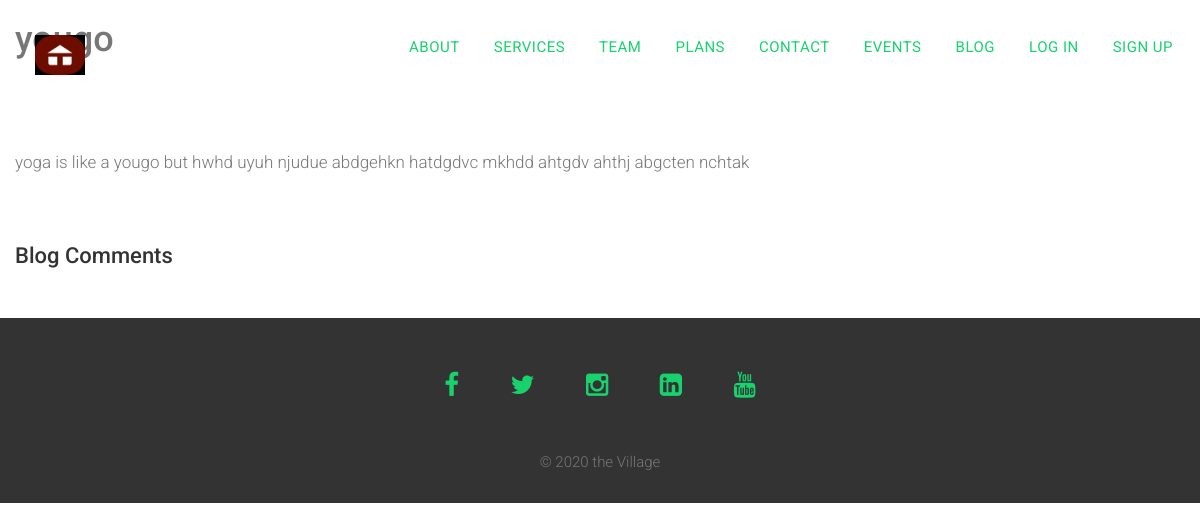
/blog/4/, run on an earlier commit of the app's database.
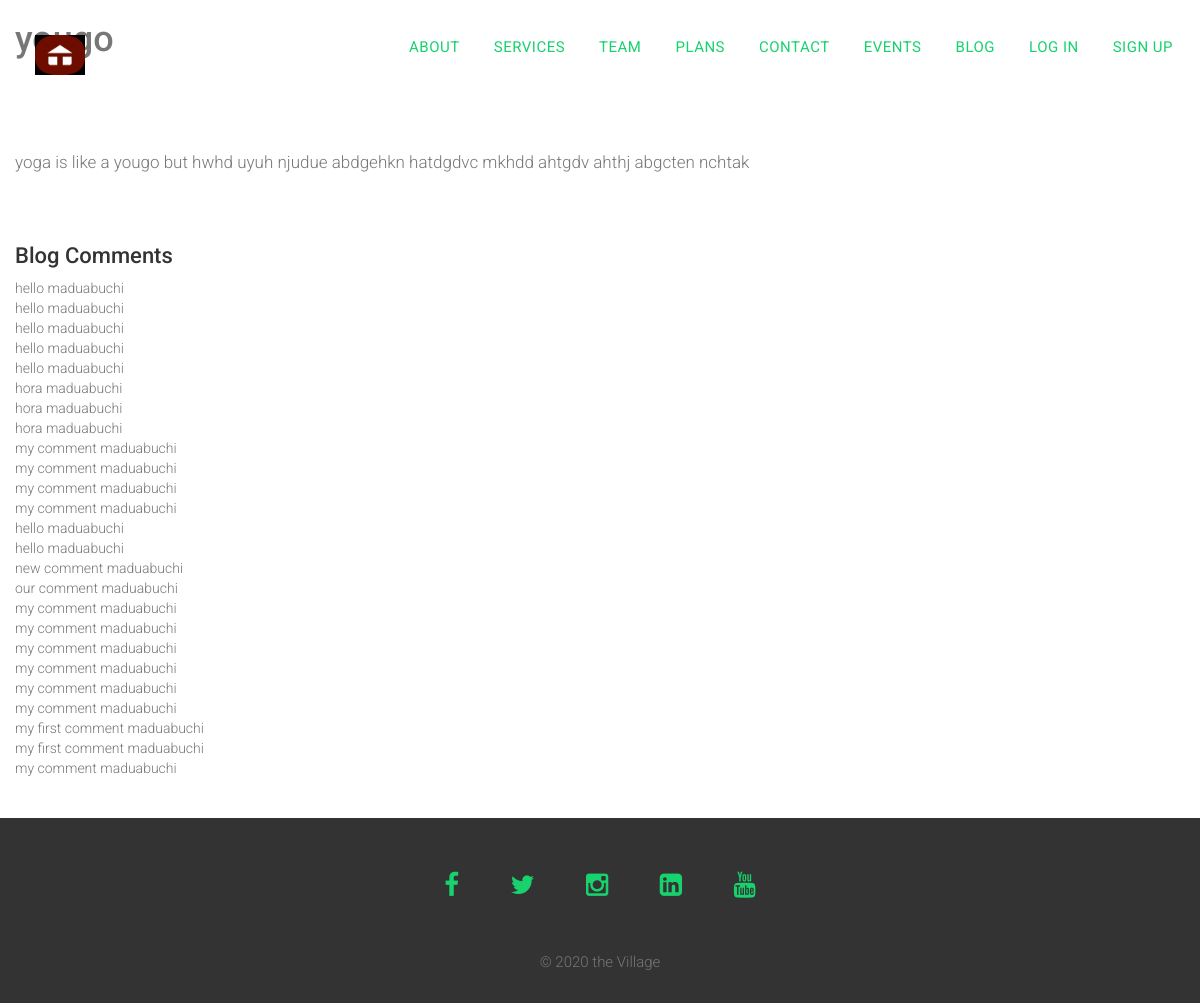
And on a later commit of the database.
### blog/models.py (models this page shows, shortened)
class Comment(models.Model):
    user = models.ForeignKey(User, on_delete=models.CASCADE)
    content = models.TextField()
    timestamp=models.DateTimeField(auto_now_add=True)
    post = models.ForeignKey('Post', related_name='comments', on_delete=models.CASCADE)

### blog/views.py (the view)
# urls.py: path('<int:post_id>/', views.post_detail, name='post_detail'),
def post_detail(request, post_id):
    posts = get_object_or_404(Post, id=post_id)
    form = CommentsForm(request.POST or None)
    if request.method == 'POST':
        if form.is_valid():
           form.instance.user = request.user
           form.instance.post = posts
           form.save()
           return redirect(reverse('blog:post_detail', args=[posts.id]))
    context = {
        'post': posts,
        'form': form
    }
    return render(request, 'blog/blog_detail.html', context)

### blog/models.py (called while the page is built)
    @property
    def get_comments(self):
        return self.comments.all().order_by('-timestamp')

### templates/blog/blog_detail.html (shortened to what this page needs)
{% extends 'base.html' %}
{% block content %}
<div class="container">
    <div class="row">
        <h1>{{post.title}}</h1><br><br>
        <img src="{{post.post_image.url}}" class="rounded-image" /><br/><br/>
        <p>{{post.description}}</p><br/><br/>
        <h3>Blog Comments</h3>
        {% for comment in post.get_comments %}
        <div class="comment">
        {{comment.content }}
        {{comment.user.username }}
        </div>
        {% endfor %}
        <br><br>
    </div>
</div>
{% endblock content %}

What changed in the data, as far as the page shows it:
added Comment: content "hello", user.username "maduabuchi"
added Comment: content "hello", user.username "maduabuchi"
added Comment: content "hello", user.username "maduabuchi"
added Comment: content "hello", user.username "maduabuchi"
added Comment: content "hello", user.username "maduabuchi"
added Comment: content "hora", user.username "maduabuchi"
added Comment: content "hora", user.username "maduabuchi"
added Comment: content "hora", user.username "maduabuchi"
added Comment: content "my comment", user.username "maduabuchi"
added Comment: content "my comment", user.username "maduabuchi"
added Comment: content "my comment", user.username "maduabuchi"
added Comment: content "my comment", user.username "maduabuchi"
added Comment: content "hello", user.username "maduabuchi"
added Comment: content "hello", user.username "maduabuchi"
added Comment: content "new comment", user.username "maduabuchi"
added Comment: content "our comment", user.username "maduabuchi"
added Comment: content "my comment", user.username "maduabuchi"
added Comment: content "my comment", user.username "maduabuchi"
added Comment: content "my comment", user.username "maduabuchi"
added Comment: content "my comment", user.username "maduabuchi"
added Comment: content "my comment", user.username "maduabuchi"
added Comment: content "my comment", user.username "maduabuchi"
added Comment: content "my first comment", user.username "maduabuchi"
added Comment: content "my first comment", user.username "maduabuchi"
added Comment: content "my comment", user.username "maduabuchi"
